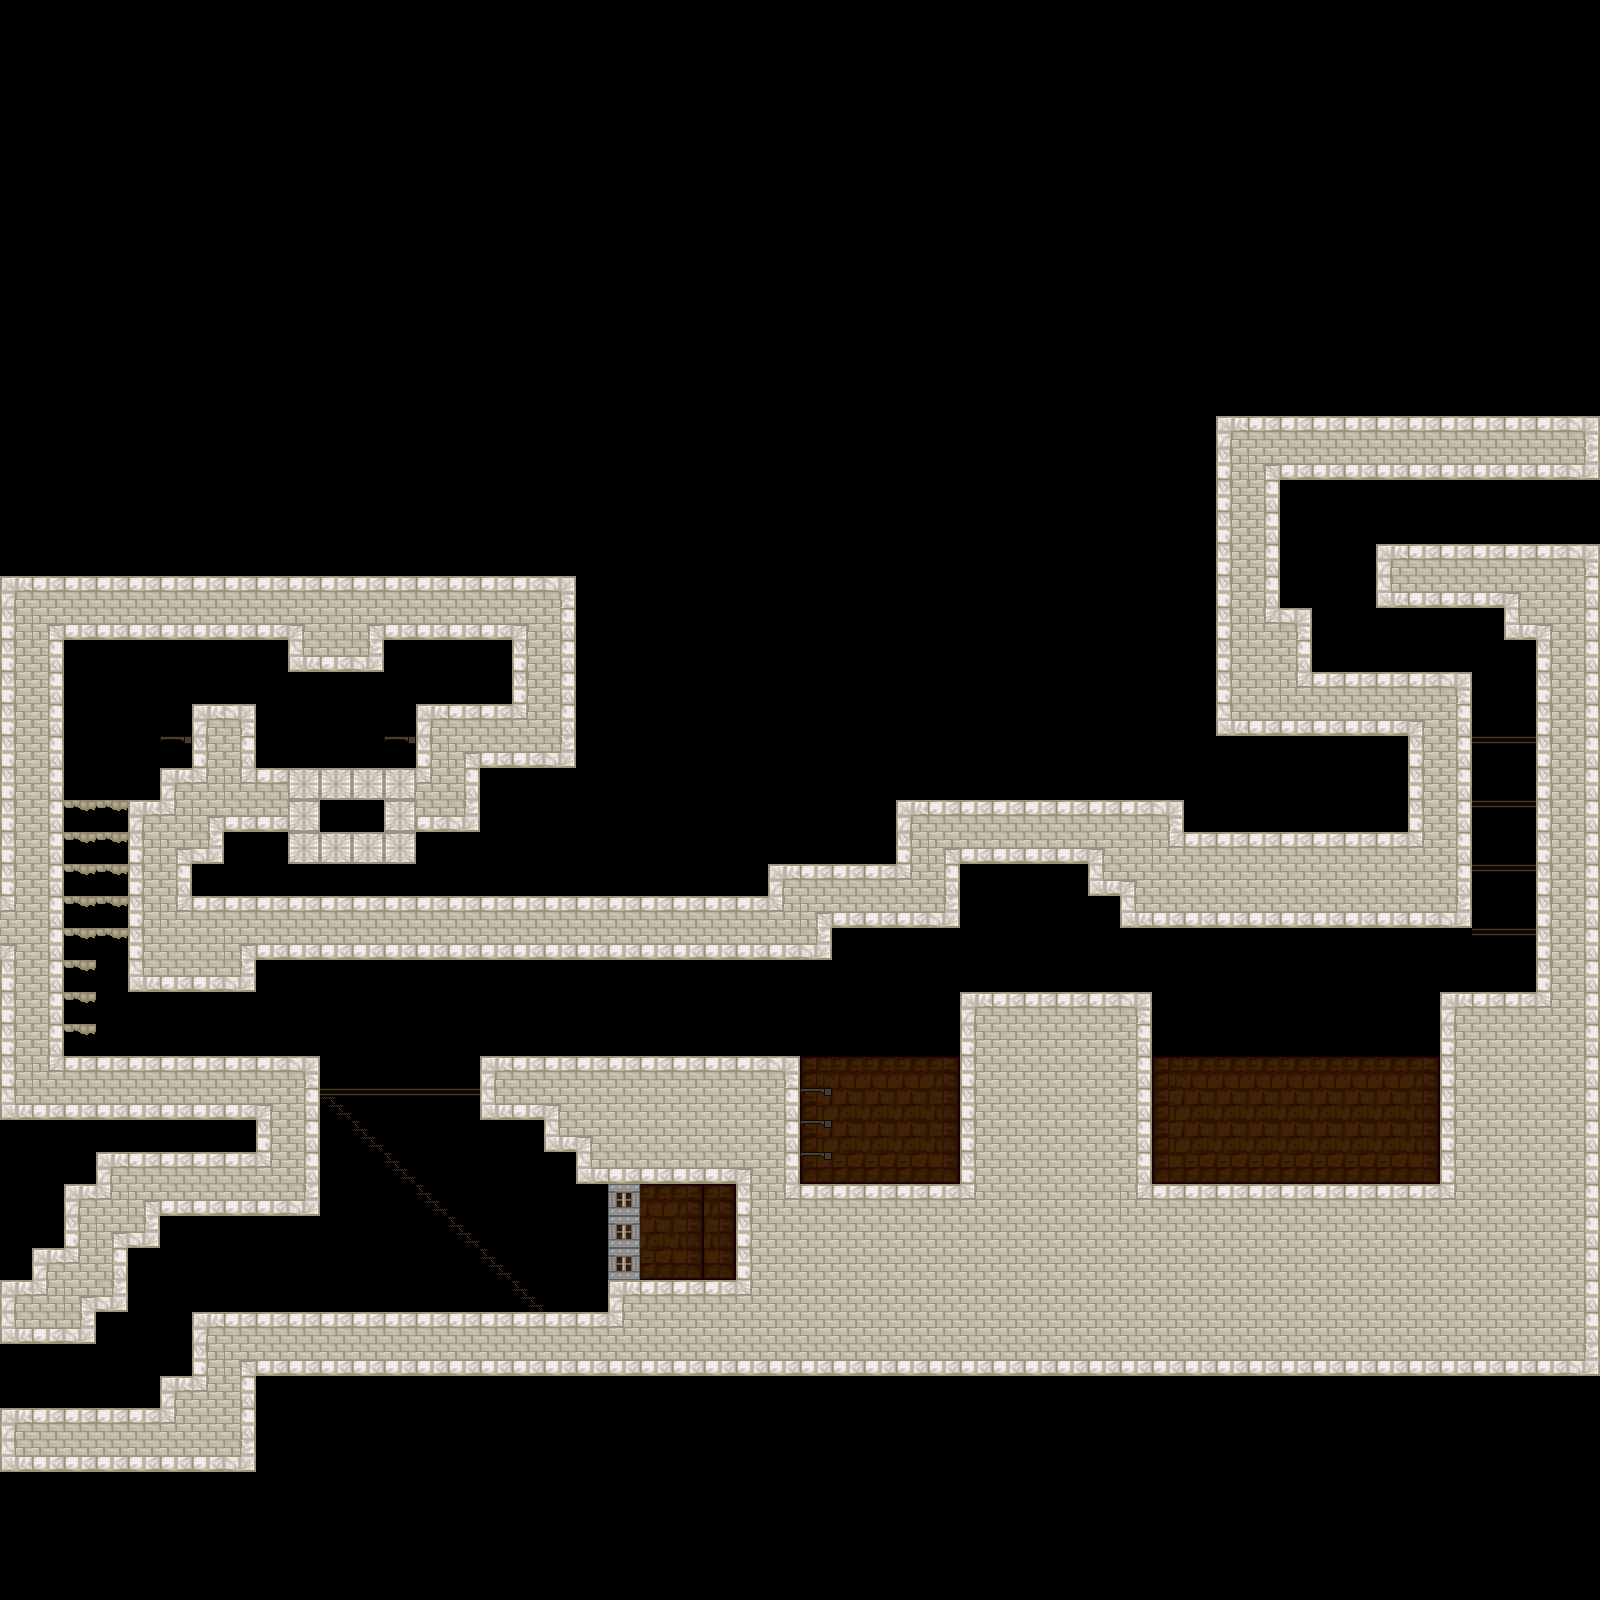

The image is a tile-based game level rendered from a .tmx file. Its description and source (layers, tilesets, objects; grid data summarised) follow:
An orthogonal 50x50 tile map with 32x32 px tiles, 5 tile layers (Background1, Background2, Background3, Foreground1, ...), 5 tilesets and 22 objects.

<map version="1.0" tiledversion="1.1.5" orientation="orthogonal" renderorder="right-down" width="50" height="50" tilewidth="32" tileheight="32" infinite="0" nextobjectid="48">
 <properties>
  <property name="unity:scale" value="0.03125" />
 </properties>
 <tileset firstgid="1" source="../../Tilesets/Example.tsx" />
 <tileset firstgid="31" source="../../Tilesets/lab.tsx" />
 <tileset firstgid="131" source="../../Tilesets/cathedral.tsx" />
 <tileset firstgid="231" source="../../Tilesets/prison.tsx" />
 <tileset firstgid="247" source="../../Tilesets/palace.tsx" />
 <layer name="Background1" width="50" height="50">
  <properties>
   <property name="unity:sortingOrder" type="int" value="-3" />
  </properties>
  <data>[2500 cells, 68 non-empty, 9 distinct tile ids]</data>
 </layer>
 <layer name="Background2" width="50" height="50">
  <properties>
   <property name="unity:sortingOrder" type="int" value="-4" />
  </properties>
  <data>[2500 cells, 0 non-empty, 0 distinct tile ids]</data>
 </layer>
 <layer name="Background3" width="50" height="50">
  <properties>
   <property name="unity:sortingOrder" type="int" value="-3" />
  </properties>
  <data>[2500 cells, 12 non-empty, 10 distinct tile ids]</data>
 </layer>
 <layer name="Foreground1" width="50" height="50">
  <properties>
   <property name="unity:sortingOrder" type="int" value="3" />
  </properties>
  <data>[2500 cells, 721 non-empty, 19 distinct tile ids]</data>
 </layer>
 <layer name="Foreground2" width="50" height="50">
  <properties>
   <property name="unity:sortingOrder" type="int" value="4" />
  </properties>
  <data>[2500 cells, 5 non-empty, 1 distinct tile ids]</data>
 </layer>
 <objectgroup name="walls">
  <properties>
   <property name="unity:layer" value="Obstacle" />
  </properties>
  <object id="20" x="0" y="1408">
   <polyline points="0,0 160,0 160,-32 192,-32 192,-96 608,-96 608,-224 576,-224 576,-256 544,-256 544,-288 480,-288 480,-352 800,-352 800,-224 960,-224 960,-416 1152,-416 1152,-224 1440,-224 1440,-416 1536,-416 1536,-768 1504,-768 1504,-800 1376,-800 1376,-864 1600,-864 1600,-928 1280,-928 1280,-800 1312,-800 1312,-768 1312,-736 1472,-736 1472,-480 1120,-480 1120,-512 1088,-512 1088,-544 960,-544 960,-480 832,-480 832,-448 256,-448 256,-416 128,-416 128,-608 160,-608 160,-640 192,-640 192,-704 256,-704 256,-640 416,-640 416,-704 512,-704 512,-768 384,-768 384,-736 288,-736 288,-768 64,-768 64,-352 320,-352 320,-192 160,-192 160,-160 128,-160 128,-96 96,-96 96,-64 64,-64 0,-64 2.41488,-7.37213" />
  </object>
  <object id="40" x="320" y="800">
   <polyline points="0,0 0,32 64,32 64,0 0,0" />
  </object>
  <object id="47" x="640" y="1184">
   <polyline points="0,0 0,96 96,96 96,0 0,0" />
  </object>
 </objectgroup>
 <objectgroup name="JumpThru">
  <properties>
   <property name="unity:layer" value="Obstacle" />
   <property name="unity:tag" value="JumpThru" />
  </properties>
  <object id="21" x="544" y="1312">
   <polyline points="0,0 -224,-224" />
  </object>
  <object id="22" x="320" y="1088">
   <polyline points="0,0 160,0" />
  </object>
  <object id="26" x="1472" y="928">
   <polyline points="0,0 64,0" />
  </object>
  <object id="27" x="1472" y="864">
   <polyline points="0,0 64,0" />
  </object>
  <object id="28" x="1472" y="800">
   <polyline points="0,0 64,0" />
  </object>
  <object id="29" x="1472" y="736">
   <polyline points="0,0 64,0" />
  </object>
  <object id="30" x="64" y="992">
   <polyline points="0,0 32,0" />
  </object>
  <object id="31" x="64" y="960">
   <polyline points="0,0 32,0" />
  </object>
  <object id="32" x="64" y="928">
   <polyline points="0,0 64,0" />
  </object>
  <object id="33" x="64" y="896">
   <polyline points="0,0 64,0" />
  </object>
  <object id="34" x="64" y="864">
   <polyline points="0,0 64,0" />
  </object>
  <object id="35" x="64" y="832">
   <polyline points="0,0 64,0" />
  </object>
  <object id="36" x="64" y="800">
   <polyline points="0,0 64,0" />
  </object>
  <object id="37" x="160" y="736">
   <polyline points="0,0 32,0" />
  </object>
  <object id="38" x="384" y="736">
   <polyline points="0,0 32,0" />
  </object>
  <object id="39" x="64" y="1024">
   <polyline points="0,0 32,0" />
  </object>
  <object id="44" x="800" y="1152">
   <polyline points="0,0 32,0" />
  </object>
  <object id="45" x="800" y="1120">
   <polyline points="0,0 32,0" />
  </object>
  <object id="46" x="800" y="1088">
   <polyline points="0,0 32,0" />
  </object>
 </objectgroup>
</map>
